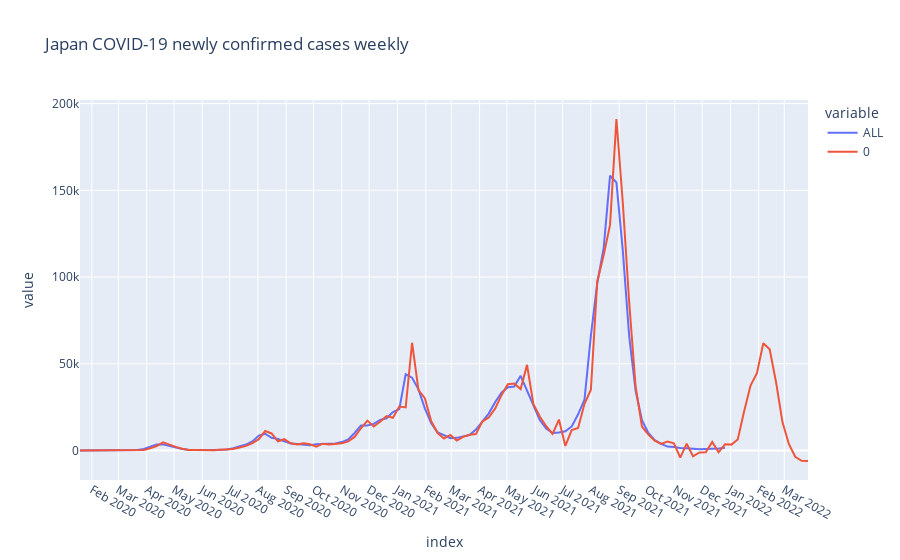

Source (notebook cell):
### Code cell
ts_forecast = result_all.predict(start=df_gr.index[0], end=df_gr.index[-1]+relativedelta(months=3))

temp_df = df_gr.ALL.to_frame()
temp_df = pd.concat([temp_df, ts_forecast])
fig = px.line(temp_df, title='Japan COVID-19 newly confirmed cases weekly')
fig.update_layout({
    'xaxis': {
        'dtick': 'M1'
    }
})
fig.show()

### Figure 1 — Plotly figure (JSON) as saved in the notebook; plotly's stock layout.template omitted (floating-point values rounded to 4 significant figures; data arrays with more than 128 entries replaced by an {"elided": "..."} marker saying what was removed)
{"data": [{"hovertemplate": "variable=ALL<br>index=%{x}<br>value=%{y}<extra></extra>", "legendgroup": "ALL", "line": {"color": "#636efa", "dash": "solid"}, "marker": {"symbol": "circle"}, "mode": "lines", "name": "ALL", "orientation": "v", "showlegend": true, "type": "scatter", "x": {"elided": "217 str values"}, "xaxis": "x", "y": {"elided": "217 int values"}, "yaxis": "y"}, {"hovertemplate": "variable=0<br>index=%{x}<br>value=%{y}<extra></extra>", "legendgroup": "0", "line": {"color": "#EF553B", "dash": "solid"}, "marker": {"symbol": "circle"}, "mode": "lines", "name": "0", "orientation": "v", "showlegend": true, "type": "scatter", "x": {"elided": "217 str values"}, "xaxis": "x", "y": {"elided": "217 float values"}, "yaxis": "y"}], "layout": {"autosize": true, "legend": {"title": {"text": "variable"}, "tracegroupgap": 0}, "title": {"text": "Japan COVID-19 newly confirmed cases weekly"}, "xaxis": {"anchor": "y", "autorange": true, "domain": [0, 1], "dtick": "M1", "range": ["2020-01-19", "2022-03-27"], "title": {"text": "index"}, "type": "date"}, "yaxis": {"anchor": "x", "autorange": true, "domain": [0, 1], "range": [-17060.0, 202100.0], "title": {"text": "value"}, "type": "linear"}}}
